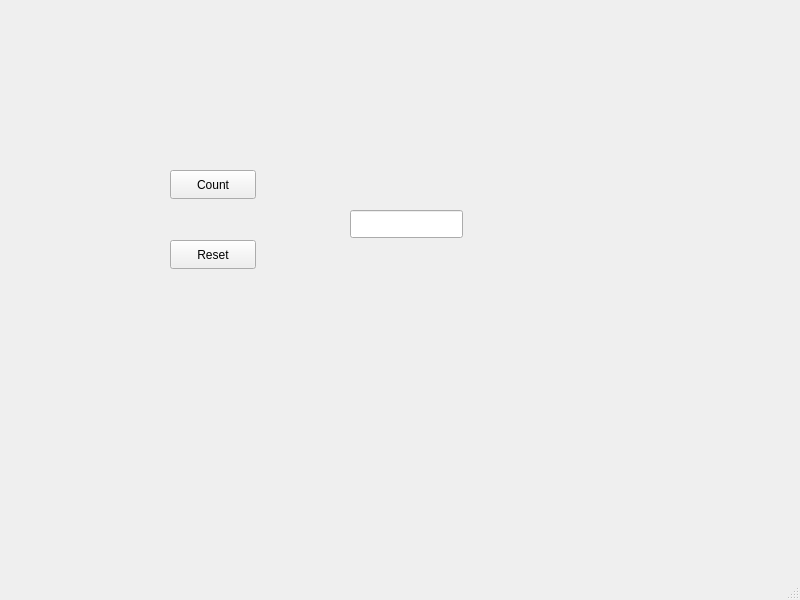
<?xml version="1.0" encoding="UTF-8"?>
<ui version="4.0">
 <class>MainWindow</class>
 <widget class="QMainWindow" name="MainWindow">
  <property name="geometry">
   <rect>
    <x>0</x>
    <y>0</y>
    <width>800</width>
    <height>600</height>
   </rect>
  </property>
  <property name="windowTitle">
   <string>MainWindow</string>
  </property>
  <widget class="QWidget" name="centralwidget">
   <widget class="QPushButton" name="Count">
    <property name="geometry">
     <rect>
      <x>170</x>
      <y>170</y>
      <width>86</width>
      <height>29</height>
     </rect>
    </property>
    <property name="text">
     <string>Count</string>
    </property>
   </widget>
   <widget class="QPushButton" name="Reset">
    <property name="geometry">
     <rect>
      <x>170</x>
      <y>240</y>
      <width>86</width>
      <height>29</height>
     </rect>
    </property>
    <property name="text">
     <string>Reset</string>
    </property>
   </widget>
   <widget class="QLineEdit" name="lineEdit">
    <property name="geometry">
     <rect>
      <x>350</x>
      <y>210</y>
      <width>113</width>
      <height>28</height>
     </rect>
    </property>
   </widget>
  </widget>
  <widget class="QMenuBar" name="menubar">
   <property name="geometry">
    <rect>
     <x>0</x>
     <y>0</y>
     <width>800</width>
     <height>17</height>
    </rect>
   </property>
  </widget>
  <widget class="QStatusBar" name="statusbar"/>
 </widget>
 <resources/>
 <connections/>
</ui>
